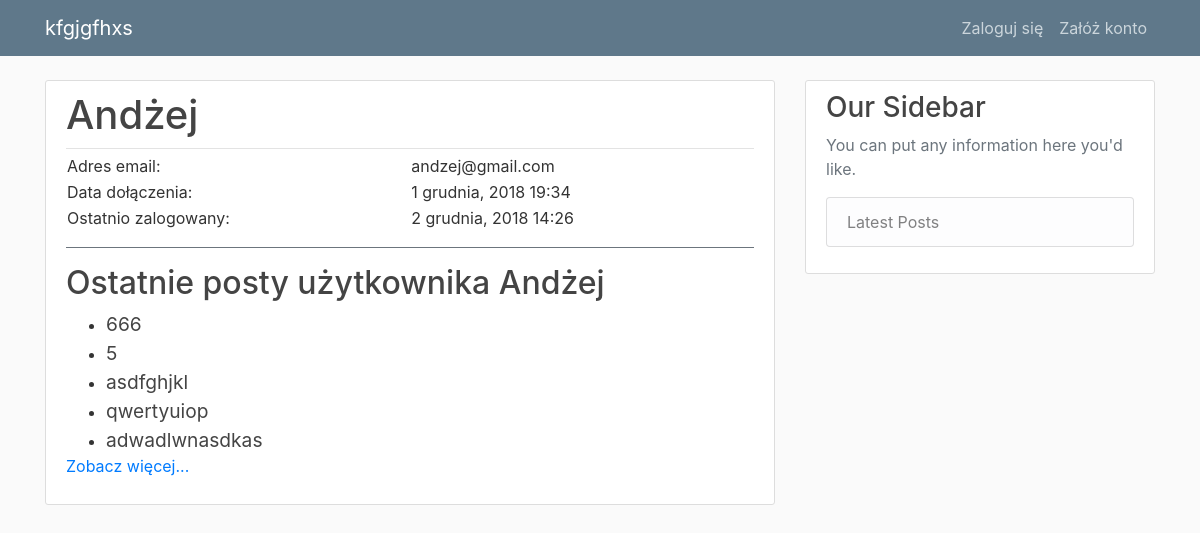
Page /users/6/ on the committed database.
### blog/models.py (models this page shows, shortened)
class Post(models.Model):
    title = models.CharField(max_length=100)
    content = models.TextField()
    date_posted = models.DateTimeField(default=timezone.now)
    author = models.ForeignKey(User, on_delete=models.CASCADE)
    class Meta:
        ordering = ['-date_posted']

### users/views.py (the view)
# urls.py: path('<int:pk>/', views.UserDetailView.as_view(), name='user'),
class UserDetailView(DetailView):
    model = User
    template_name = 'users/user_detail.html'
    context_object_name = 'current_user'

### users/templates/users/user_detail.html (shortened to what this page needs)
{% extends "blog/index.html" %}
{% block content %}
  <article class="media content-section">
    <div class="media-body">
      <div class="article-metadata d-flex justify-content-between">
        <h1>{{ object.username }}</h1>
      </div>
      <table class="table-borderless w-100">
        <tr>
          <td>Adres email:</td>
          <td>{{ object.email }}</td>
        </tr>
        <tr>
          <td>Data dołączenia:</td>
          <td>{{ object.date_joined|date:"j E, Y G:i" }}</td>
        </tr>
        <tr>
          <td>Ostatnio zalogowany:</td>
          <td>{{ object.last_login|date:"j E, Y G:i" }}</td>
        </tr>
      </table>
      <div class="mt-3 py-3 border-top border-secondary">
        {% if object.post_set.all %}
          <h2>Ostatnie posty użytkownika {{ object.username }}</h2>
          <ul>
            {% for post in object.post_set.all|slice:":5" %}
              <li><big><a class="article-title" href="{% url 'post-detail' post.id %}">{{ post.title }}</a></big></li>
            {% endfor %}
          </ul>
          {% if object.post_set.all.count > 5 %}
            <a href="{% url 'blog-home' %}?search_pattern={{ object.username }}&search_author=on">Zobacz więcej...</a>
        {% endif %}
        {% else %}
          <p>{{ object.username }} nie opublikował jeszcze żadnego postu.</p>
        {% endif %}
      </div>
    </div>
  </article>
{% endblock content %}

### blog/static/blog/main.css (style rules this page uses)
body { background: #fafafa; color: #333333; margin-top: 5rem; }
h1, h2, h3, h4, h5, h6 { color: #444444; }
ul { margin: 0; }
.content-section { background: #ffffff; padding: 10px 20px; border: 1px solid #dddddd; border-radius: 3px; margin-bottom: 20px; }
.article-title { color: #444444; }
.article-metadata { padding-bottom: 1px; margin-bottom: 4px; border-bottom: 1px solid #e3e3e3 }

### rows in the picture
Post: title "666"
Post: title "5"
Post: title "asdfghjkl"
Post: title "qwertyuiop"
Post: title "adwadlwnasdkas"

### other values in the picture
{{ object.username }} "Andżej"
{{ object.email }} "andzej@gmail.com"
{{ object.date_joined|date:"j E, Y G:i" }} "1 grudnia, 2018 19:34"
{{ object.last_login|date:"j E, Y G:i" }} "2 grudnia, 2018 14:26"
